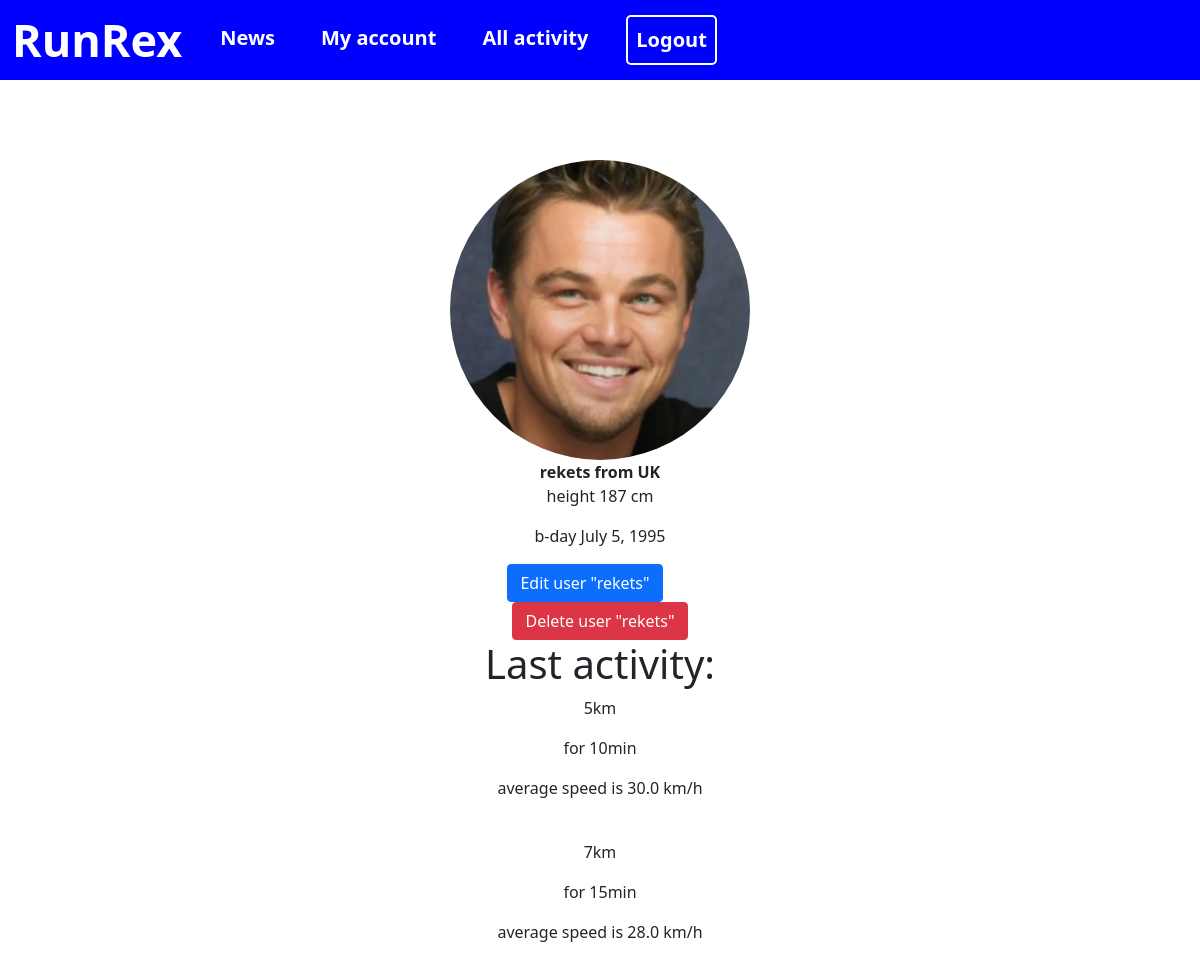
The page /user/rekets/ on the database as committed earlier.
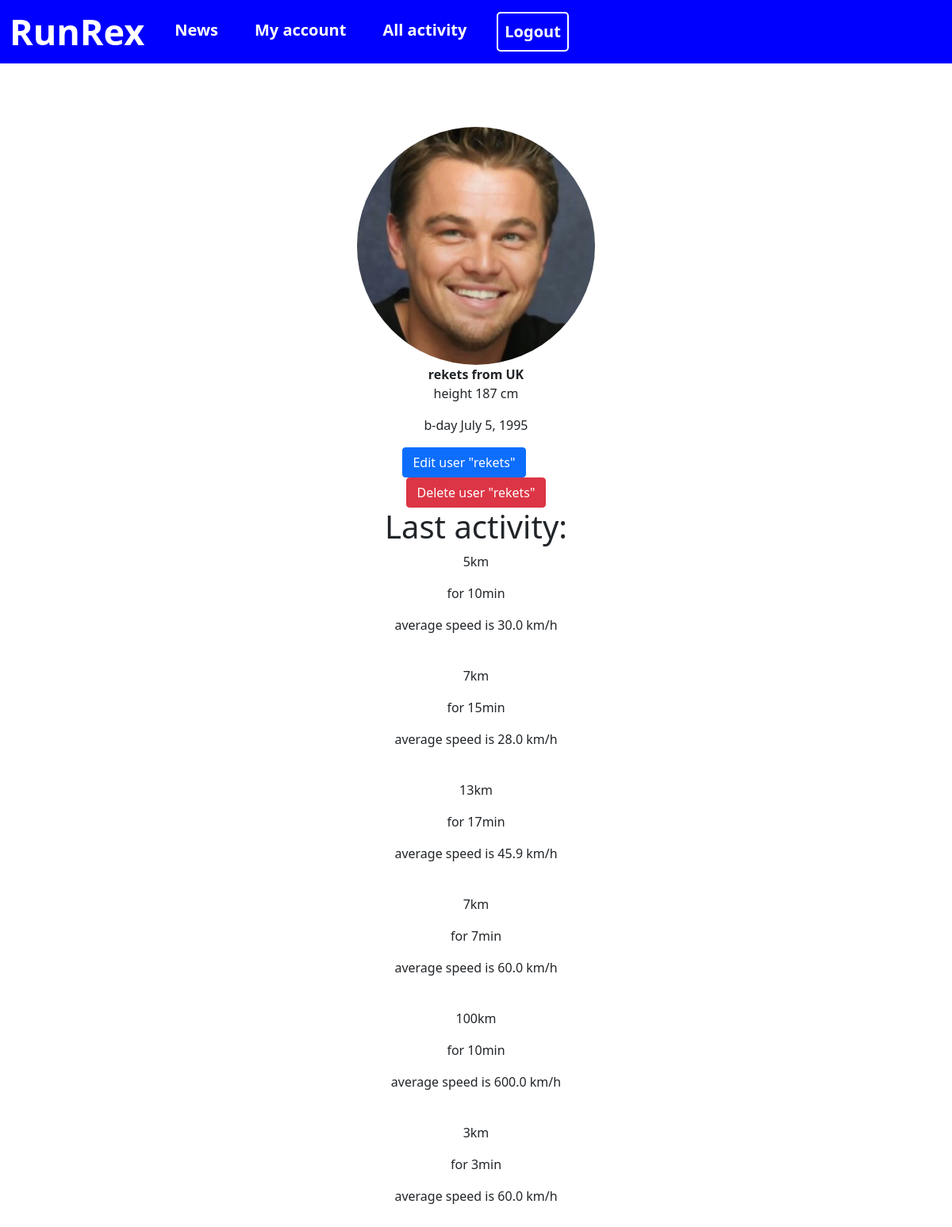
The same page on the database as committed later.
### user_profile/models.py (models this page shows, shortened)
class Profile(models.Model):
    user = models.OneToOneField(User, on_delete=models.CASCADE)
    country = models.CharField(max_length=30, blank=True)
    height = models.CharField(max_length=30, blank=True)
    weight = models.CharField(max_length=3, blank=True)
    birth_date = models.DateField(null=True, blank=True)
    avatar = models.ImageField(upload_to="images", null=True)

class Activity(models.Model):
    user = models.ForeignKey(User, on_delete=models.CASCADE, null=True)
    name_activity = models.CharField('name_activity', max_length=30,
                                     blank=True)
    rout_length = models.CharField('rout_length', max_length=30, blank=True)
    duration = models.CharField('duration', max_length=30, blank=True)
    date = models.DateTimeField('date/Time', null=True)
    weight = models.CharField(max_length=3, blank=True)
    calories = models.CharField('calories', max_length=5, blank=True)
    all_length = models.CharField('all length', max_length=30, blank=True, )
    all_duration = models.CharField('all duration', max_length=30,
                                    blank=True, )
    av_speed = models.CharField('av speed', max_length=30, blank=True, )
    def __str__(self):
        return self.name_activity

### user_profile/views.py (the view)
# urls.py: path('user/<str:username>/', views.UserDetailView.as_view(),
class UserDetailView(DetailView):
    model = User
    template_name = 'user/profile.html'
    slug_field = 'username'
    slug_url_kwarg = "username"
    context_object_name = "user"
    def get_context_data(self, **kwargs):
        context = super(UserDetailView, self).get_context_data(**kwargs)
        print(context)
        context['activity'] = Activity.objects.filter(user=context['user'])
        print(context['activity'])
        return context

### templates/user/profile.html (shortened to what this page needs)
{% extends 'base.html' %}
{% block content %}
    <div class="container">
        <div class="row">
            <div class="col-4 circle">
                {% if user.profile.avatar %}
                    <img src="{{ user.profile.avatar.url }}" class="avatar">
                {% endif %}
            </div>
        </div>
        <div class="row">
            <div class="col-4">
                <b>{{ user.username }} from {{ user.profile.country }}</b>
                <p>height {{ user.profile.height }} cm</p>
                <p>b-day {{ user.profile.birth_date }}</p>
                <a type="submit" class="btn btn-primary" href="edit/"> Edit
                    user
                    "{{ user.username }}"</a>
                <a type="submit" class="btn btn-danger" href="delete/"> Delete
                    user
                    "{{ user.username }}"</a>
                <h1>Last activity:</h1>
                {% for activity in activity %}
                    <p>{{ activity.rout_length }}km</p>
                    <p>for {{ activity.duration }}min</p>
                    <p>average speed is {{ activity.av_speed }} km/h</p>
                    <br>
                {% endfor %}
            </div>
        </div>
    </div>
{% endblock %}

### templates/base.html (shortened to what this page needs)
{% load static %}
<!DOCTYPE html>
<html lang="en">
<head>
</head>
<body>
<nav class="navbar navbar-expand-lg">
    <div class="container-fluid">
        <a class="navbar-brand" href="{% url 'start-work' %}">RunRex</a>
        <div class="collapse navbar-collapse" id="navbarNav">
            <ul class="navbar-nav">
                <li class="nav-item">
                    <a class="nav-link b active" aria-current="page"
                       href="{% url 'all-articles' %}">News</a>
                </li>
                <li class="nav-item">
                    <a class="nav-link b active"
                       href="{% url 'user-profile' username=user.username %}">My
                        account</a>
                </li>
                <li class="nav-item">
                    <a class="nav-link b active" href="{% url 'activity' %}">All
                        activity</a>
                </li>
                <a class="nav-link active" href="{% url 'log-out' %}"
                   aria-disabled="true">Logout</a>
            </ul>
        </div>
    </div>
</nav>
{% block content %}
{% endblock %}
</body>
<link href="https://cdn.jsdelivr.net/npm/bootstrap@5.0.0-beta1/dist/css/bootstrap.min.css"
      rel="stylesheet"
>
<link rel="stylesheet" href="{% static 'home.css' %}">
</html>

### static/home.css (style rules this page uses)
.navbar { background-color: blue; height: 10vh; margin-bottom: 10vh; }
.navbar-brand { font-size: 45px; font-weight: bold; color: white; transition: .2s all linear; line-height: 0; margin-right: 30px; }
.nav-link { font-size: 20px; font-weight: bold; color: #ffffff; border: 2px solid #ffffff; border-radius: 5px; }
.nav-link.b { border: none; }
a { margin-right: 30px; }
.col-4 { margin: 0 auto; text-align: center; }
.btn-danger { margin-right: 0px; }
.circle { width: 300px; height: 300px; overflow: hidden; border-radius: 50%; padding: 0; }
.avatar { width: 100%; height: 100%; }

Rows that differ between the two databases and show on the page:
added Activity: rout_length "13", duration "17", av_speed "45.9"
added Activity: rout_length "7", duration "7", av_speed "60.0"
added Activity: rout_length "100", duration "10", av_speed "600.0"
added Activity: rout_length "3", duration "3", av_speed "60.0"
